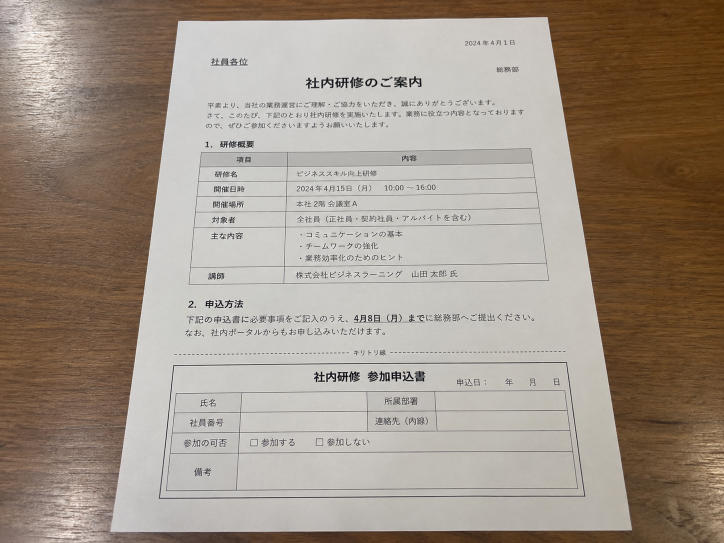
#> input picture document.jpg, 1448 x 1086 px, found by its file name (shown at 1/2 size)
$ python scanner-7.py
#> lines starting #> are read from the running program, lines starting #| are printed output that depends on the picture; after the words box and inside, x2 and y2 are one past the last pixel; in counts of white or black regions, pixels touching at a corner belong together
import cv2
import numpy as np


# =========================================================
# 設定
# =========================================================

# 入力画像
INPUT_FILE = "document.jpg"

# 出力画像
OUTPUT_FILE = "document_1.jpg"


# ---------------------------------------------------------
# 出力用紙
# "A4" または "B5"
# ---------------------------------------------------------
PAPER_SIZE = "A4"


# ---------------------------------------------------------
# 解像度
#
# 150 : 軽量
# 200 : おすすめ
# 300 : 高画質
# ---------------------------------------------------------
DPI = 200


# ---------------------------------------------------------
# 用紙サイズへの合わせ方
#
# True
#   元画像の縦横比を維持
#   足りない部分を白い余白で埋める
#
# False
#   A4/B5サイズへ強制的に引き伸ばす
# ---------------------------------------------------------
KEEP_ASPECT_RATIO = True


# ---------------------------------------------------------
# デバッグ表示
#
# False
#   最終画像だけ表示
#
# True
#   エッジ・書類認識などを途中で一時表示
#   その後、自動的に閉じる
# ---------------------------------------------------------
DEBUG_PREVIEW = False


# デバッグ表示時間
# ミリ秒
DEBUG_WAIT = 1200


# ---------------------------------------------------------
# 撮影ガイド
# ---------------------------------------------------------
GUIDE_MARGIN_X = 0.10
GUIDE_MARGIN_Y = 0.10


# ---------------------------------------------------------
# 書類候補の面積
# ---------------------------------------------------------
MIN_AREA_RATIO = 0.15
MAX_AREA_RATIO = 0.95


# =========================================================
# 4点の順番を整理
#
# 左上
# 右上
# 右下
# 左下
# =========================================================
def order_points(pts):

    pts = pts.reshape(
        4,
        2
    ).astype("float32")

    rect = np.zeros(
        (4, 2),
        dtype="float32"
    )

    # x + y
    s = pts.sum(
        axis=1
    )

    rect[0] = pts[
        np.argmin(s)
    ]  # 左上

    rect[2] = pts[
        np.argmax(s)
    ]  # 右下


    # y - x
    diff = np.diff(
        pts,
        axis=1
    ).reshape(-1)

    rect[1] = pts[
        np.argmin(diff)
    ]  # 右上

    rect[3] = pts[
        np.argmax(diff)
    ]  # 左下

    return rect


# =========================================================
# 透視変換
# =========================================================
def four_point_transform(image, pts):

    rect = order_points(
        pts
    )

    tl, tr, br, bl = rect


    # -----------------------------------------------------
    # 横幅
    # -----------------------------------------------------

    width_a = np.linalg.norm(
        br - bl
    )

    width_b = np.linalg.norm(
        tr - tl
    )

    max_width = max(
        int(width_a),
        int(width_b)
    )


    # -----------------------------------------------------
    # 高さ
    # -----------------------------------------------------

    height_a = np.linalg.norm(
        tr - br
    )

    height_b = np.linalg.norm(
        tl - bl
    )

    max_height = max(
        int(height_a),
        int(height_b)
    )


    # 異常なサイズなら終了
    if max_width <= 0 or max_height <= 0:
        return None


    # -----------------------------------------------------
    # 変換後の座標
    # -----------------------------------------------------

    dst = np.array(
        [
            [0, 0],
            [max_width - 1, 0],
            [max_width - 1, max_height - 1],
            [0, max_height - 1]
        ],
        dtype="float32"
    )


    # -----------------------------------------------------
    # 透視変換行列
    # -----------------------------------------------------

    matrix = cv2.getPerspectiveTransform(
        rect,
        dst
    )


    # -----------------------------------------------------
    # 透視変換
    # -----------------------------------------------------

    warped = cv2.warpPerspective(
        image,
        matrix,
        (
            max_width,
            max_height
        )
    )

    return warped


# =========================================================
# 輪郭を四角形へ近似
# =========================================================
def approximate_quadrilateral(contour):

    peri = cv2.arcLength(
        contour,
        True
    )


    # 一つの値だけだと4点にならない場合があるため
    # 数段階試す
    epsilon_values = [
        0.02,
        0.025,
        0.03
    ]


    for epsilon in epsilon_values:

        approx = cv2.approxPolyDP(
            contour,
            epsilon * peri,
            True
        )


        # 4点以外は除外
        if len(approx) != 4:
            continue


        # 凹んでいる四角形は除外
        if not cv2.isContourConvex(
            approx
        ):
            continue


        return approx


    return None


# =========================================================
# 書類候補の点数計算
# =========================================================
def calculate_document_score(
    approx,
    area,
    guide_corners,
    guide_area,
    guide_center,
    image_diagonal
):

    rect = order_points(
        approx
    )


    # -----------------------------------------------------
    # 書類候補の中心
    # -----------------------------------------------------

    document_center = np.mean(
        rect,
        axis=0
    )


    # -----------------------------------------------------
    # ガイド中心との近さ
    # -----------------------------------------------------

    center_distance = np.linalg.norm(
        document_center
        -
        guide_center
    )

    center_score = (
        1.0
        -
        min(
            center_distance
            /
            (image_diagonal * 0.35),
            1.0
        )
    )


    # -----------------------------------------------------
    # 四隅とガイドの近さ
    # -----------------------------------------------------

    corner_distances = []


    for document_point, guide_point in zip(
        rect,
        guide_corners
    ):

        distance = np.linalg.norm(
            document_point
            -
            guide_point
        )

        corner_distances.append(
            distance
        )


    mean_corner_distance = np.mean(
        corner_distances
    )


    corner_score = (
        1.0
        -
        min(
            mean_corner_distance
            /
            (image_diagonal * 0.35),
            1.0
        )
    )


    # -----------------------------------------------------
    # ガイドとの面積差
    # -----------------------------------------------------

    size_difference = abs(
        area
        -
        guide_area
    ) / guide_area


    size_score = (
        1.0
        -
        min(
            size_difference,
            1.0
        )
    )


    # -----------------------------------------------------
    # 総合点
    # -----------------------------------------------------

    score = (
        corner_score * 0.45
        +
        size_score * 0.35
        +
        center_score * 0.20
    )

    return score


# =========================================================
# mm → pixel
# =========================================================
def mm_to_px(mm, dpi):

    return int(
        mm / 25.4 * dpi
    )


# =========================================================
# A4 / B5 サイズへ整形
# =========================================================
def fit_to_paper(
    image,
    paper="A4",
    dpi=200,
    keep_aspect=True
):

    # -----------------------------------------------------
    # 用紙サイズ
    # 単位 mm
    # -----------------------------------------------------

    paper_sizes = {

        "A4": (
            210,
            297
        ),

        "B5": (
            182,
            257
        )
    }


    if paper not in paper_sizes:

        raise ValueError(
            "PAPER_SIZE は "
            "'A4' または 'B5' を指定してください。"
        )


    paper_width_mm, paper_height_mm = (
        paper_sizes[paper]
    )


    # -----------------------------------------------------
    # pixelへ変換
    # -----------------------------------------------------

    target_width = mm_to_px(
        paper_width_mm,
        dpi
    )

    target_height = mm_to_px(
        paper_height_mm,
        dpi
    )


    # =====================================================
    # 強制的に用紙サイズへ変更する場合
    # =====================================================

    if not keep_aspect:

        resized = cv2.resize(
            image,
            (
                target_width,
                target_height
            ),
            interpolation=cv2.INTER_CUBIC
        )

        return resized


    # =====================================================
    # 比率を維持する場合
    # =====================================================

    height, width = image.shape[:2]


    scale = min(
        target_width / width,
        target_height / height
    )


    new_width = int(
        width * scale
    )

    new_height = int(
        height * scale
    )


    resized = cv2.resize(
        image,
        (
            new_width,
            new_height
        ),
        interpolation=cv2.INTER_CUBIC
    )


    # -----------------------------------------------------
    # 白背景の用紙を作成
    # -----------------------------------------------------

    if len(image.shape) == 2:

        # グレースケール
        canvas = np.full(
            (
                target_height,
                target_width
            ),
            255,
            dtype=np.uint8
        )

    else:

        # カラー画像
        canvas = np.full(
            (
                target_height,
                target_width,
                3
            ),
            255,
            dtype=np.uint8
        )


    # -----------------------------------------------------
    # 中央に配置
    # -----------------------------------------------------

    x = (
        target_width
        -
        new_width
    ) // 2

    y = (
        target_height
        -
        new_height
    ) // 2


    canvas[
        y:y + new_height,
        x:x + new_width
    ] = resized


    return canvas


# =========================================================
# 画面表示用に縮小
#
# 保存画像そのものは縮小しない
# =========================================================
def resize_for_display(
    image,
    max_width=1000,
    max_height=850
):

    height, width = image.shape[:2]


    scale = min(
        max_width / width,
        max_height / height,
        1.0
    )


    if scale == 1.0:
        return image


    new_width = int(
        width * scale
    )

    new_height = int(
        height * scale
    )


    return cv2.resize(
        image,
        (
            new_width,
            new_height
        ),
        interpolation=cv2.INTER_AREA
    )


# =========================================================
# 画像読み込み
# =========================================================

img = cv2.imread(
    INPUT_FILE
)
#> img is the input picture: shape (1086, 1448, 3); mean B, G, R 135.2, 147.7, 160.6


if img is None:

    print(
        f"{INPUT_FILE} を読み込めませんでした。"
    )

    print(
        "ファイル名や保存場所を確認してください。"
    )

    exit()


# =========================================================
# 画像サイズ
# =========================================================

height, width = img.shape[:2]


image_area = (
    width
    *
    height
)


image_diagonal = np.sqrt(
    width ** 2
    +
    height ** 2
)


# =========================================================
# 撮影ガイド
# =========================================================

guide_x1 = int(
    width
    *
    GUIDE_MARGIN_X
)

guide_y1 = int(
    height
    *
    GUIDE_MARGIN_Y
)

guide_x2 = int(
    width
    *
    (
        1.0
        -
        GUIDE_MARGIN_X
    )
)

guide_y2 = int(
    height
    *
    (
        1.0
        -
        GUIDE_MARGIN_Y
    )
)


# ガイド面積
guide_area = (
    (guide_x2 - guide_x1)
    *
    (guide_y2 - guide_y1)
)


# ガイド中央
guide_center = np.array(
    [
        (
            guide_x1
            +
            guide_x2
        ) / 2,

        (
            guide_y1
            +
            guide_y2
        ) / 2
    ],
    dtype="float32"
)


# ガイド四隅
guide_corners = np.array(
    [
        [guide_x1, guide_y1],
        [guide_x2, guide_y1],
        [guide_x2, guide_y2],
        [guide_x1, guide_y2]
    ],
    dtype="float32"
)


# =========================================================
# グレースケール
# =========================================================

gray = cv2.cvtColor(
    img,
    cv2.COLOR_BGR2GRAY
)
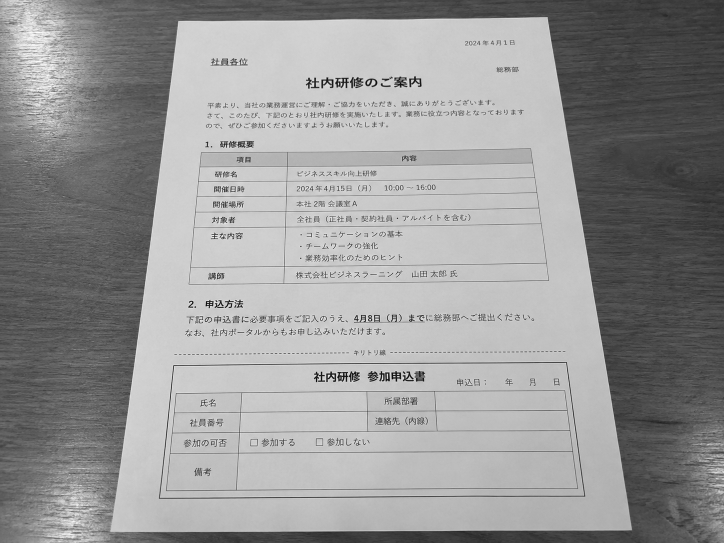
#> gray: shape (1086, 1448) (shown at 1/2 size); min 0, max 255, mean 150.1


# =========================================================
# ノイズ除去
# =========================================================

blur = cv2.GaussianBlur(
    gray,
    (5, 5),
    0
)


# =========================================================
# エッジ検出
# =========================================================

edge = cv2.Canny(
    blur,
    50,
    150
)
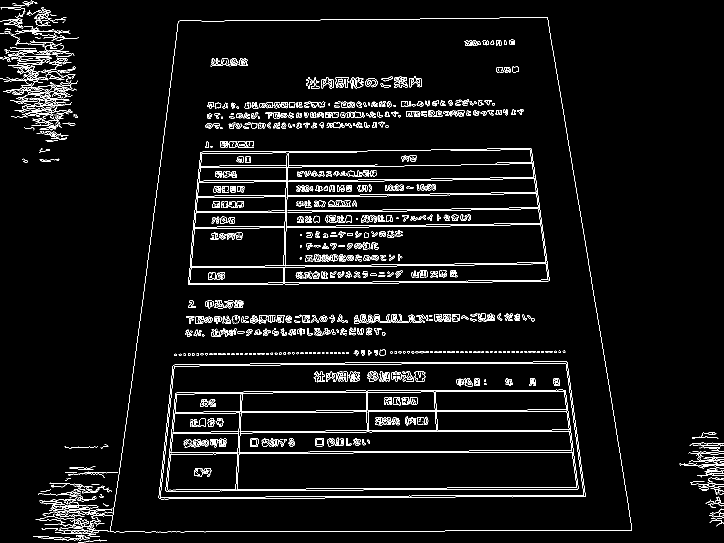
#> edge: shape (1086, 1448) (shown at 1/2 size); 4.5% white in thin lines or dots


# =========================================================
# エッジを少し繋げる
# =========================================================

kernel = np.ones(
    (3, 3),
    np.uint8
)


edge_closed = cv2.morphologyEx(
    edge,
    cv2.MORPH_CLOSE,
    kernel,
    iterations=1
)
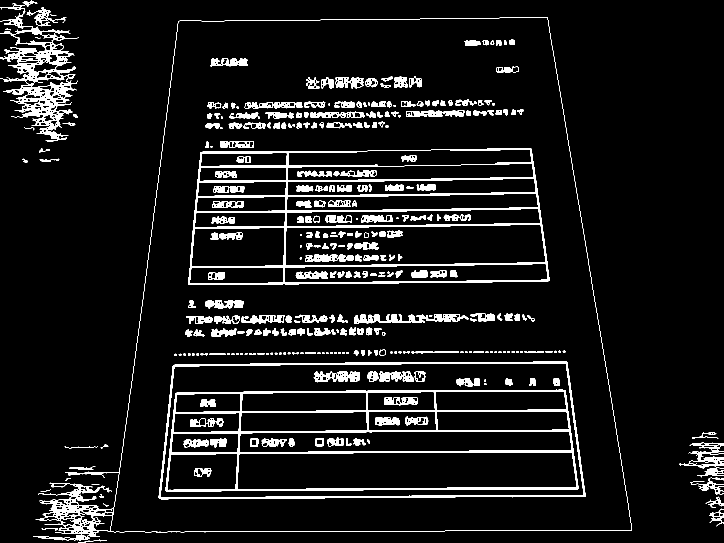
#> edge_closed: shape (1086, 1448) (shown at 1/2 size); 7.9% white; 323 white regions (46 under 20 px)


# =========================================================
# 輪郭検出
# =========================================================

contours, _ = cv2.findContours(
    edge_closed,
    cv2.RETR_LIST,
    cv2.CHAIN_APPROX_SIMPLE
)
#> contours = 946 contours, 318 with area under 20; largest, box (x1, y1, x2, y2) and area: (66, 34, 1264, 1082) 919561, (220, 34, 1264, 1065) 911004, (317, 723, 1171, 999) 220955, (320, 726, 1168, 996) 215057, (376, 296, 1099, 570) 183804


# =========================================================
# 書類候補探索
# =========================================================

document = None

best_score = -1

best_area = 0


for contour in contours:

    # -----------------------------------------------------
    # 面積
    # -----------------------------------------------------

    area = cv2.contourArea(
        contour
    )


    area_ratio = (
        area
        /
        image_area
    )


    # 小さすぎる
    if area_ratio < MIN_AREA_RATIO:
        continue


    # 大きすぎる
    if area_ratio > MAX_AREA_RATIO:
        continue


    # -----------------------------------------------------
    # 四角形へ近似
    # -----------------------------------------------------

    approx = approximate_quadrilateral(
        contour
    )


    if approx is None:
        continue


    # -----------------------------------------------------
    # 中心を取得
    # -----------------------------------------------------

    rect = order_points(
        approx
    )


    center = np.mean(
        rect,
        axis=0
    )


    # -----------------------------------------------------
    # 中心がガイド内か
    # -----------------------------------------------------

    if not (
        guide_x1
        <=
        center[0]
        <=
        guide_x2

        and

        guide_y1
        <=
        center[1]
        <=
        guide_y2
    ):
        continue


    # -----------------------------------------------------
    # 書類候補を採点
    # -----------------------------------------------------

    score = calculate_document_score(
        approx,
        area,
        guide_corners,
        guide_area,
        guide_center,
        image_diagonal
    )


    # -----------------------------------------------------
    # 一番得点の高いもの
    # -----------------------------------------------------

    if score > best_score:

        document = approx.copy()

        best_score = score

        best_area = area
#> this loop made 946 passes
#> (area, area_ratio) on passes 1, 3, 4: (22.5, 1.43e-05), (49, 3.12e-05), (30, 1.91e-05)
#> after the loop, best_area = 911004; best_score = 0.847


# =========================================================
# 確認用画像
# =========================================================

result = img.copy()


# ガイド表示
cv2.rectangle(
    result,
    (
        guide_x1,
        guide_y1
    ),
    (
        guide_x2,
        guide_y2
    ),
    (255, 0, 0),
    3
)


text_y = (
    guide_y1
    -
    15
)


if text_y < 30:

    text_y = (
        guide_y1
        +
        30
    )


cv2.putText(
    result,
    "Place document inside guide",
    (
        guide_x1,
        text_y
    ),
    cv2.FONT_HERSHEY_SIMPLEX,
    0.8,
    (255, 0, 0),
    2
)


# =========================================================
# 書類を検出できた場合
# =========================================================

if document is not None:

    print(
        "書類を検出しました。"
    )

    print(
        f"Score : {best_score:.3f}"
    )
#| Score : 0.847

    print(
        "Area ratio : "
        f"{best_area / image_area:.3f}"
    )
#| Area ratio : 0.579


    # -----------------------------------------------------
    # 検出した輪郭
    # -----------------------------------------------------

    cv2.drawContours(
        result,
        [document],
        -1,
        (0, 255, 0),
        4
    )
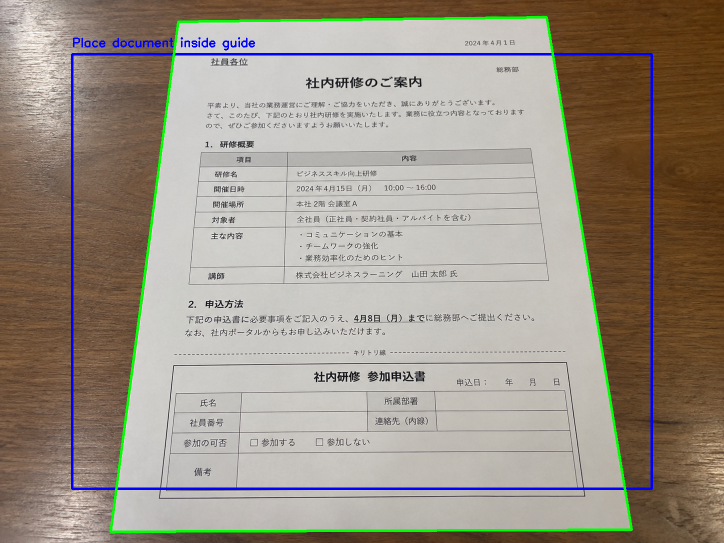
#> result: shape (1086, 1448, 3) (shown at 1/2 size); mean B, G, R 135.5, 147.1, 156.5


    # -----------------------------------------------------
    # 四隅
    # -----------------------------------------------------

    ordered_document = order_points(
        document
    )
#> ordered_document = [[356, 43], [1093, 34], [1263, 1059], [221, 1063]]


    for point in ordered_document:

        x = int(
            point[0]
        )

        y = int(
            point[1]
        )


        cv2.circle(
            result,
            (
                x,
                y
            ),
            8,
            (0, 0, 255),
            -1
        )
#> this loop made 4 passes
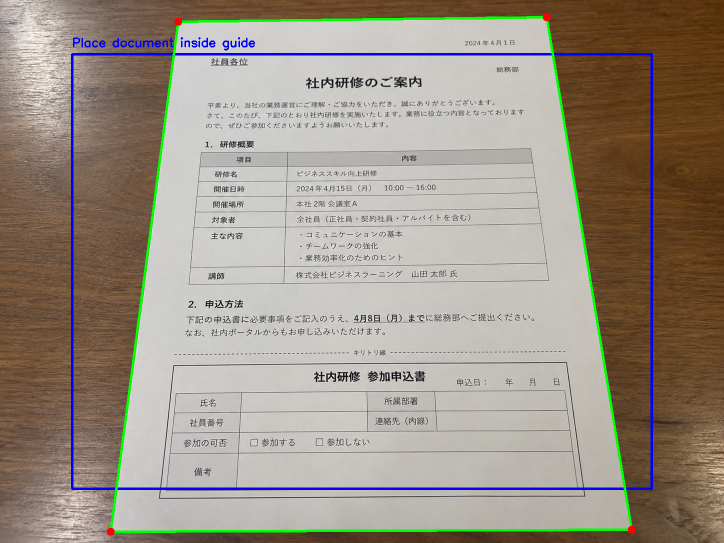
#> result: shape (1086, 1448, 3) (shown at 1/2 size); 0.05% of pixels changed, all inside (x1, y1, x2, y2) = (213, 26, 1272, 1072)


    # =====================================================
    # デバッグ表示
    # =====================================================

    if DEBUG_PREVIEW:

        cv2.imshow(
            "Edge",
            resize_for_display(
                edge_closed
            )
        )

        cv2.imshow(
            "Document Detection",
            resize_for_display(
                result
            )
        )


        # 指定時間だけ表示
        cv2.waitKey(
            DEBUG_WAIT
        )


        # -------------------------------------------------
        # 中間ウィンドウをすべて閉じる
        # -------------------------------------------------

        cv2.destroyAllWindows()


    # =====================================================
    # 透視変換
    # =====================================================

    warped = four_point_transform(
        img,
        document
    )
#> in four_point_transform, `tl, tr, br, bl = rect`: tl = [356, 43]; tr = [1093, 34]; br = [1263, 1059]; bl = [221, 1063]
#> (the rest of the program and of its run is left out)
